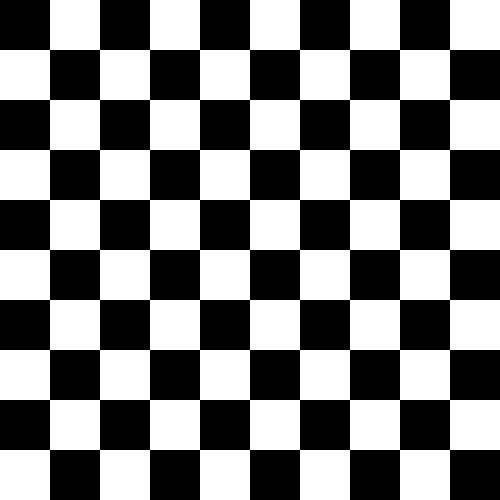
Frame 1 (no input)
Frame 60 (the mouse pressed at the canvas centre just before this capture): identical to frame 1, image omitted
Frame 120 (the mouse held since frame 60 and released just before this capture): identical to frame 1, image omitted

The Processing sketch that drew this single still picture (run headless with seeded random() and noise(); from frame 60 on, the mouse is pressed at the canvas centre):

// Processing sketch: Checkerboard
// ── Checkerboard.pde
int size = 50;
int x = 0;
int y = 0;
int row = 0;
void setup()
{
  size(500,500);
}

void draw()
{
  while (y < height)
  {
    noStroke();
    fill(0);
    rect(x, y, size, size);
    
    x+=size*2;
    
    if(x > width)
    {

      y+=size;
      
      if(row%2 == 0)
      {
        x = size;
      }
      else
      {
        x = 0;
      }
       row++;
    }
  } 
  
  x = size;
  y = 0;
  row = 0;
  
  while (y < height)
  {
    noStroke();
    fill(255);
    rect(x, y, size, size);
    
    x+=size*2;
    
    if(x > width)
    {

      y+=size;
      
      if(row%2 == 0)
      {
        x = 0;
      }
      else
      {
        x = size;
      }
       row++;
    }
  } 
}
